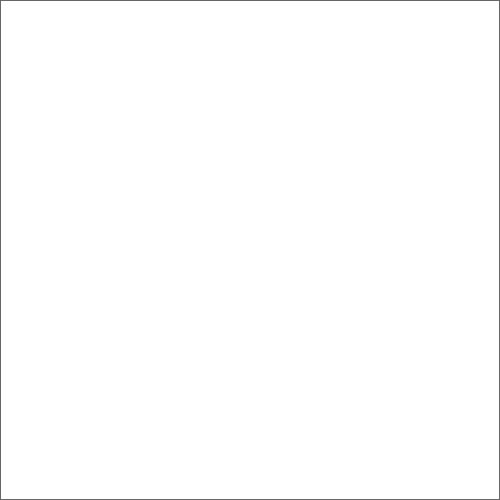
#> input picture image_processing_projects/pictures/white.jpg, 500 x 500 px, found by its file name
$ python makepuf03.py
#> lines starting #> are read from the running program, lines starting #| are printed output that depends on the picture; after the words box and inside, x2 and y2 are one past the last pixel; in counts of white or black regions, pixels touching at a corner belong together
import cv2
import numpy as np
import random
import math

class circ:
    thick = 2#선굵기
    numberofcircle = 0
    degree = 0

    def setdata(self, x, y, r, img):
        self.x = x#self 는 circ 를 의미
        self.y = y
        self.r = r
        self.img = img

    def distan(self,a,b,x,y):
        return math.sqrt((pow((a-x),2)+(pow((b-y),2))))#두점 사이의 거리 공 식
    def findPointOnCirc(self,x,y,r,dg):#원점 좌표와 반지름 넣어서 그 위의 랜던한 점 하나 반환
        th = math.radians(circ.degree)
        rnumx = r*math.cos(th)
        rnumy = r*math.sin(th)
        circ.degree = circ.degree + dg
        return int(rnumx+x),int(y-rnumy)

    def findIntersect(self,x,y,r):# 점의 좌표, 반지름,
        interx = x*r/self.distan(0,0,x,y)
        intery = y*r/self.distan(0,0,x,y)
        return int(interx), int(intery)
    def drawlines(self,img,x1,y1,r,num,x2,y2,rr):#실제좌표를 입력으로 받음
        cimg = img
        dg = 360/num
        circ.degree = circ.degree+random.randrange(0,360)
        while num > 0:
            a,b = self.findPointOnCirc(x1,y1,r,dg)#Out 원위의 랜덤한점 실제좌표 을 찾음
            interx,intery = self.findIntersect(a-x2,-(b-y2),rr) #inner원에 대한 상대좌표 입력
            cv2.line(cimg, (interx+x2,y2-intery), (a,b) , (0,255,0), circ.thick)#실제좌표 변환
            #cv2.line(cimg, (x2,y2), (a,b) , (0,255,0), 3) #실제좌표 변환
            num = num-1
            if(num == 0):
                return cimg
            else: continue


    def drawcircle(self,img,x,y,r,dr):
        cv2.circle(img,(x,y),2,(255,0,0),circ.thick)#cv2.circle(img, center, radian, color, thickness)
        cv2.circle(img,(x,y),r,(0,255,0),circ.thick)
        rr = r-dr
        self.x = x #다음원 중점의 x좌표
        self.y = y #다음원 중점의 y좌표
        self.r = rr#다음원의 반지름
        self.img = img
        if(circ.numberofcircle == 5):
            return
        else:
            circ.numberofcircle = circ.numberofcircle+1
            img = self.drawlines(img,x,y,r,10,x,y,rr)#실제 좌표 입력

dr = 40
cimg = cv2.imread('white.jpg',0)
#> cimg is the input picture: shape (500, 500); min 86, max 255, mean 253.8
circ1 = circ()
circ2 = circ()
circ3 = circ()
circ4 = circ()
circ5 = circ()
circ6 = circ()
circ1.drawcircle(cimg,250,250,250,dr)
#> in drawcircle, `cv2.circle(img,(x,y),r,(0,255,0),circ.thick)`: img: shape (500, 500); 1.79% of pixels changed, all inside (x1, y1, x2, y2) = (0, 0, 500, 500)
#> after the loop in drawlines, `while num > 0:`:
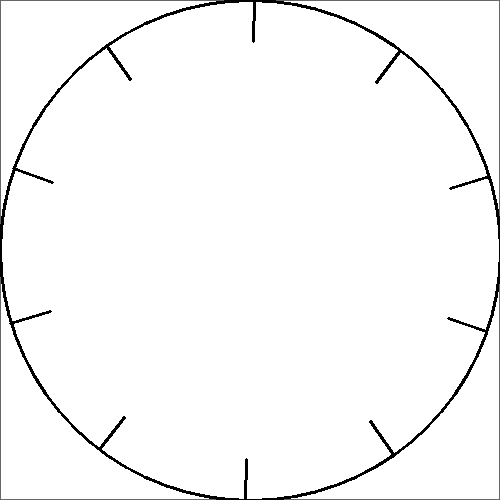
#> cimg: shape (500, 500); min 0, max 255, mean 248.1
#> after the loop in drawlines, `while num > 0:`: num = 0
circ2.drawcircle(circ1.img,circ1.x,circ1.y,circ1.r,dr)
#> in drawcircle (call 2), `cv2.circle(img,(x,y),r,(0,255,0),circ.thick)`: img: shape (500, 500); 1.57% of pixels changed, all inside (x1, y1, x2, y2) = (39, 39, 462, 462)
#> call 2 of drawlines, with x1 = 250, y1 = 250, r = 210, num = 10, x2 = 250, y2 = 250, rr = 170
#> after the loop in drawlines (call 2), `while num > 0:`:
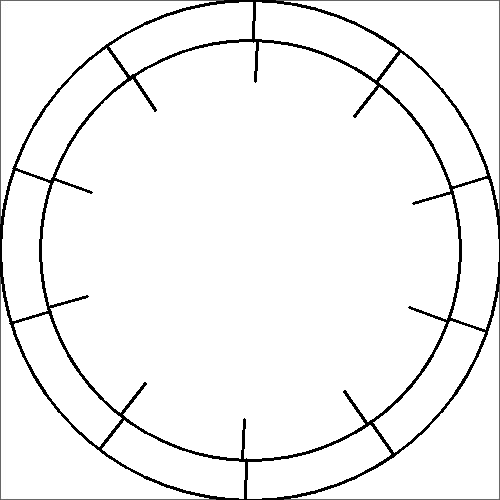
#> cimg: shape (500, 500); min 0, max 255, mean 242.9
circ3.drawcircle(circ2.img,circ2.x,circ2.y,circ2.r,dr)
#> in drawcircle (call 3), `cv2.circle(img,(x,y),r,(0,255,0),circ.thick)`: img: shape (500, 500); 1.23% of pixels changed, all inside (x1, y1, x2, y2) = (79, 79, 422, 422)
#> call 3 of drawlines, with x1 = 250, y1 = 250, r = 170, num = 10, x2 = 250, y2 = 250, rr = 130
#> after the loop in drawlines (call 3), `while num > 0:`:
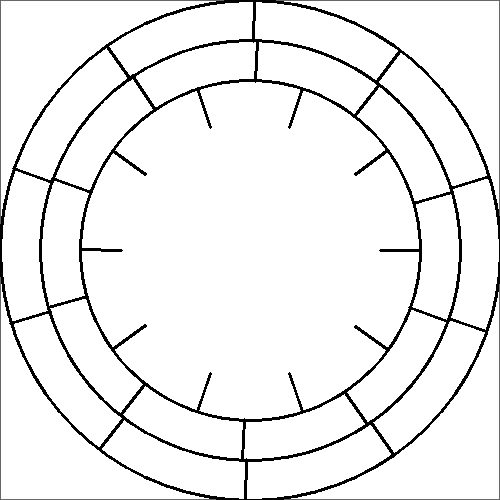
#> cimg: shape (500, 500); min 0, max 255, mean 238.5
circ4.drawcircle(circ3.img,circ3.x,circ3.y,circ3.r,dr)
#> in drawcircle (call 4), `cv2.circle(img,(x,y),r,(0,255,0),circ.thick)`: img: shape (500, 500); 0.94% of pixels changed, all inside (x1, y1, x2, y2) = (119, 119, 382, 382)
#> call 4 of drawlines, with x1 = 250, y1 = 250, r = 130, num = 10, x2 = 250, y2 = 250, rr = 90
#> after the loop in drawlines (call 4), `while num > 0:`:
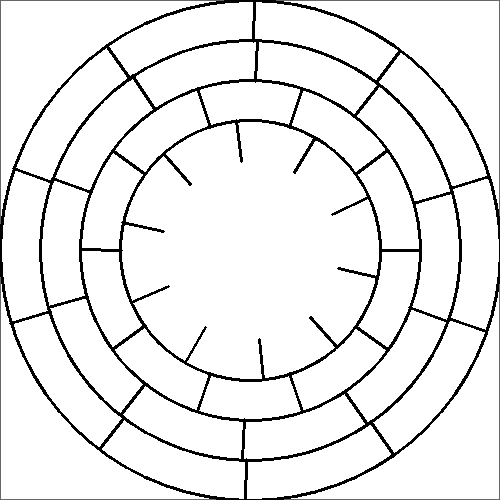
#> cimg: shape (500, 500); min 0, max 255, mean 234.9
circ5.drawcircle(circ4.img,circ4.x,circ4.y,circ4.r,dr)
#> in drawcircle (call 5), `cv2.circle(img,(x,y),r,(0,255,0),circ.thick)`:
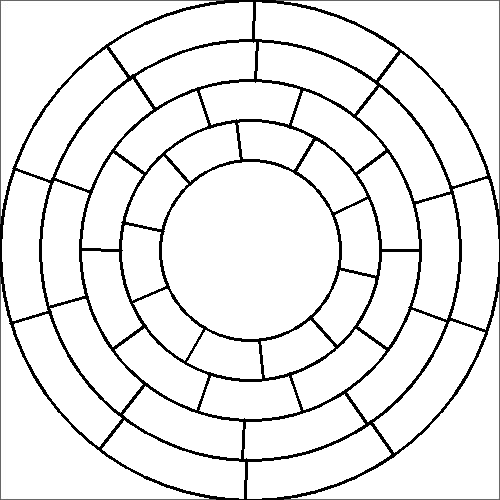
#> img: shape (500, 500); 0.64% of pixels changed, all inside (x1, y1, x2, y2) = (159, 159, 342, 342)
#> after the loop in drawlines (call 5), `while num > 0:`:
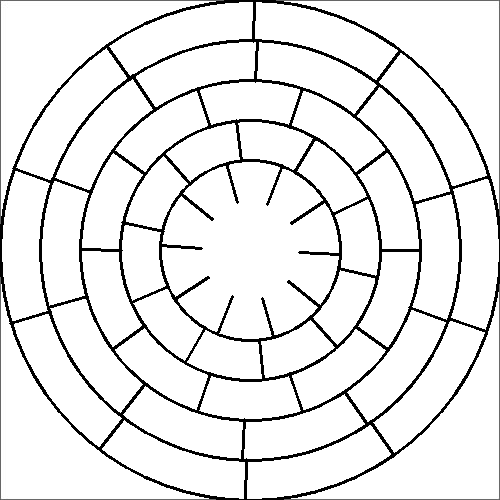
#> cimg: shape (500, 500); 0.48% of pixels changed, all inside (x1, y1, x2, y2) = (162, 164, 339, 336)
circ6.drawcircle(circ5.img,circ5.x,circ5.y,circ5.r,dr)
#> in drawcircle (call 6), `cv2.circle(img,(x,y),r,(0,255,0),circ.thick)`:
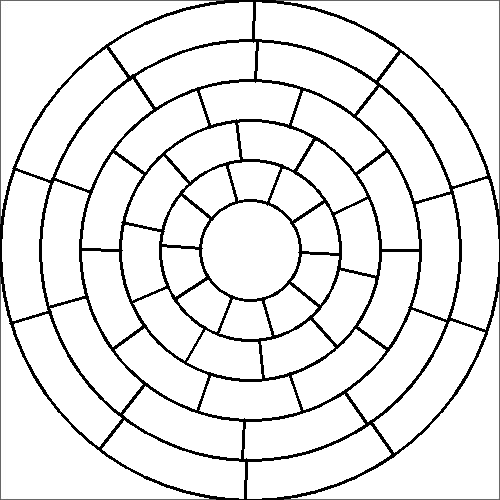
#> img: shape (500, 500); 0.33% of pixels changed, all inside (x1, y1, x2, y2) = (199, 199, 302, 302)


cv2.imshow('detected circles',circ3.img)

k = cv2.waitKey(0)
#> (key Esc is pressed here)
if k == 27:         # wait for ESC key to exit
    cv2.destroyAllWindows()
elif k == ord('s'): # wait for 's' key to save and exit
    cv2.imwrite('/home/kriskim/Documents/Python/FindCircle/circled_eye.png',cimg)
    cv2.destroyAllWindows()

$ run again, with image_processing_projects/pictures/1-1.tif saved as image_processing_projects/pictures/white.jpg
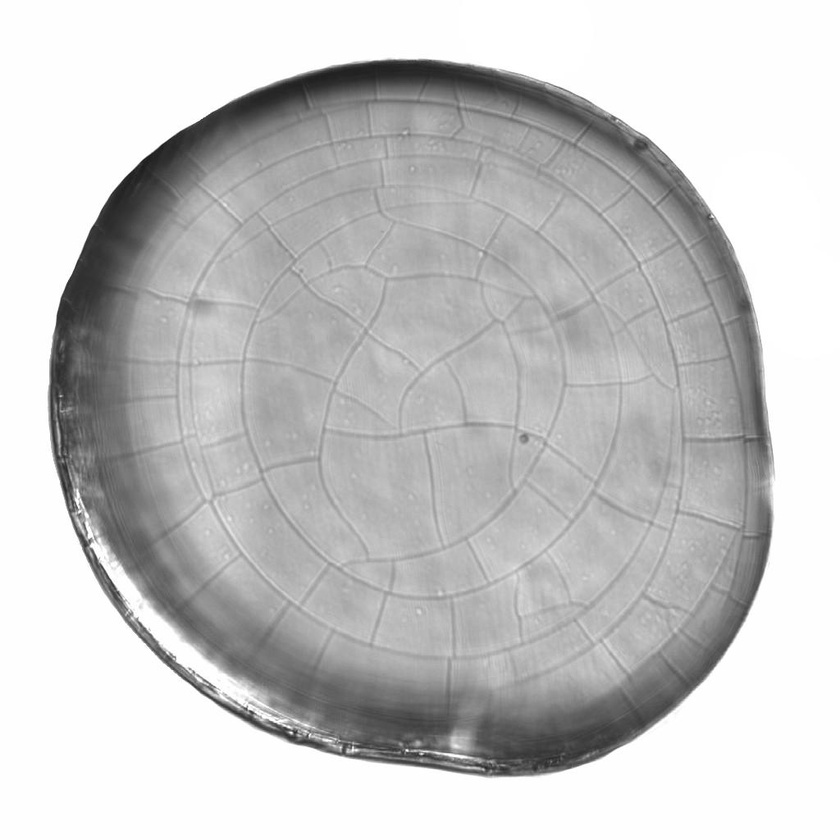
#> input picture image_processing_projects/pictures/1-1.tif, 840 x 840 px, shrunk from 1024 x 1024 before the run, found by its file name
#> cimg is the input picture: shape (840, 840); min 21, max 255, mean 197.3
#> after the loop in drawlines, `while num > 0:`: num = 0
#> after the loop in drawlines (call 5), `while num > 0:`:
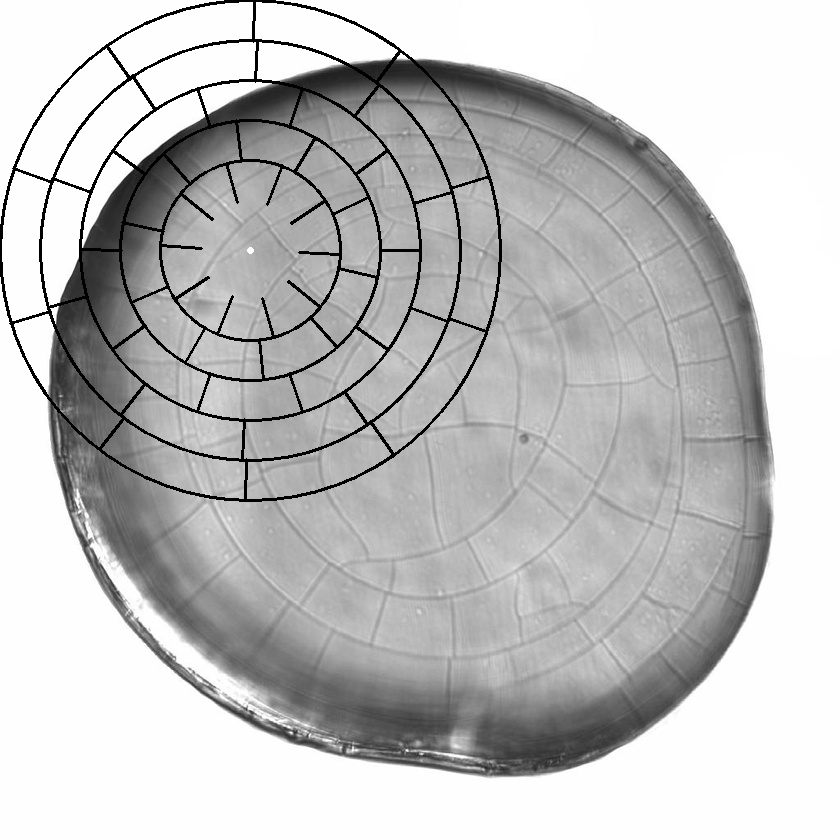
#> cimg: shape (840, 840); min 0, max 255, mean 191.8
#> in drawcircle (call 6), `cv2.circle(img,(x,y),r,(0,255,0),circ.thick)`:
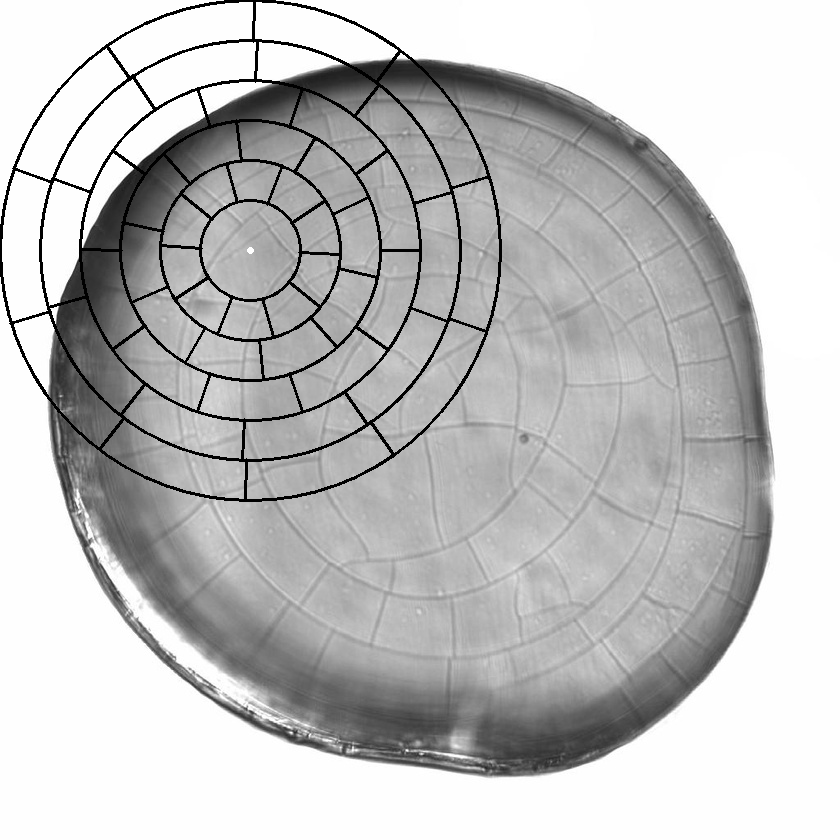
#> img: shape (840, 840); 0.12% of pixels changed, all inside (x1, y1, x2, y2) = (199, 199, 302, 302)
